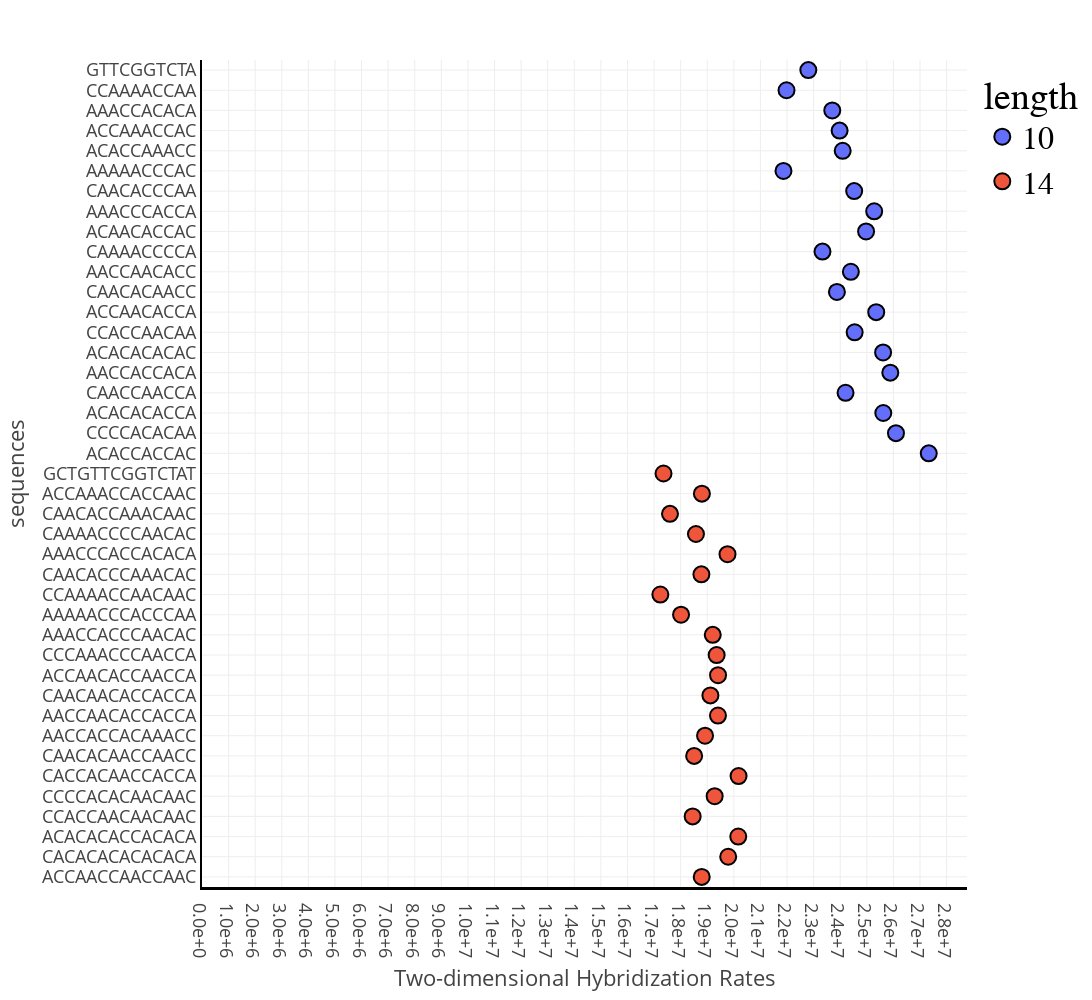

Notebook source saved alongside this figure:
### Code cell
data['length'] = [str(len(d)) for d in data['sequences']]
fig = px.scatter(data,y='sequences', x='computational', color='length')
fig.update_layout(width = 1200,
                  height = 1000,
                  template = 'presentation',
                  scattermode='group',
                  xaxis_title="Two-dimensional Hybridization Rates",
                  xaxis=dict(tickmode = 'linear',
                            #  tickvals = [2e7,2.5e7,3e7,3.5e7,4e7,4.5e7,5e7],
                             nticks=10,
                             tick0=0,
                             dtick=1e6,
                             tickformat=".1e",
                             linecolor='black',
                             automargin=True,
                             linewidth=3,
                             minor=dict(dtick=3,tick0=0)),
                  yaxis=dict(tickmode='linear',
                             dtick=1,
                             autorange='reversed',
                             automargin=True,
                             linecolor='black',
                             linewidth=2),
                  legend = dict(
                            font = dict(family='Courier',
                                        size=32,
                                        color='black')))

fig.update_xaxes(showexponent='none')

fig.update_traces(marker=dict(size=16,
                              line=dict(width=2,
                                        color='black'
                              )))
fig.show()

### Figure 1 — Plotly figure (JSON) as saved in the notebook; plotly's stock layout.template omitted (floating-point values rounded to 4 significant figures)
{"data": [{"hovertemplate": "length=10<br>computational=%{x}<br>sequences=%{y}<extra></extra>", "legendgroup": "10", "marker": {"color": "#636efa", "line": {"color": "black", "width": 2}, "size": 16, "symbol": "circle"}, "mode": "markers", "name": "10", "orientation": "h", "showlegend": true, "type": "scatter", "x": [22800000.0, 21980000.0, 23700000.0, 23980000.0, 24090000.0, 21870000.0, 24530000.0, 25280000.0, 24970000.0, 23330000.0, 24400000.0, 23880000.0, 25350000.0, 24540000.0, 25610000.0, 25880000.0, 24200000.0, 25620000.0, 26100000.0, 27330000.0], "xaxis": "x", "y": ["GTTCGGTCTA", "CCAAAACCAA", "AAACCACACA", "ACCAAACCAC", "ACACCAAACC", "AAAAACCCAC", "CAACACCCAA", "AAACCCACCA", "ACAACACCAC", "CAAAACCCCA", "AACCAACACC", "CAACACAACC", "ACCAACACCA", "CCACCAACAA", "ACACACACAC", "AACCACCACA", "CAACCAACCA", "ACACACACCA", "CCCCACACAA", "ACACCACCAC"], "yaxis": "y"}, {"hovertemplate": "length=14<br>computational=%{x}<br>sequences=%{y}<extra></extra>", "legendgroup": "14", "marker": {"color": "#EF553B", "line": {"color": "black", "width": 2}, "size": 16, "symbol": "circle"}, "mode": "markers", "name": "14", "orientation": "h", "showlegend": true, "type": "scatter", "x": [17350000.0, 18800000.0, 17600000.0, 18580000.0, 19760000.0, 18780000.0, 17240000.0, 18010000.0, 19210000.0, 19350000.0, 19410000.0, 19120000.0, 19400000.0, 18920000.0, 18510000.0, 20180000.0, 19280000.0, 18450000.0, 20170000.0, 19790000.0, 18790000.0], "xaxis": "x", "y": ["GCTGTTCGGTCTAT", "ACCAAACCACCAAC", "CAACACCAAACAAC", "CAAAACCCCAACAC", "AAACCCACCACACA", "CAACACCCAAACAC", "CCAAAACCAACAAC", "AAAAACCCACCCAA", "AAACCACCCAACAC", "CCCAAACCCAACCA", "ACCAACACCAACCA", "CAACAACACCACCA", "AACCAACACCACCA", "AACCACCACAAACC", "CAACACAACCAACC", "CACCACAACCACCA", "CCCCACACAACAAC", "CCACCAACAACAAC", "ACACACACCACACA", "CACACACACACACA", "ACCAACCAACCAAC"], "yaxis": "y"}], "layout": {"height": 1000, "legend": {"font": {"color": "black", "family": "Courier", "size": 32}, "title": {"text": "length"}, "tracegroupgap": 0}, "margin": {"t": 60}, "scattermode": "group", "width": 1200, "xaxis": {"anchor": "y", "automargin": true, "domain": [0, 1], "dtick": 1000000, "linecolor": "black", "linewidth": 3, "minor": {"dtick": 3, "tick0": 0}, "nticks": 10, "showexponent": "none", "tick0": 0, "tickformat": ".1e", "tickmode": "linear", "title": {"text": "Two-dimensional Hybridization Rates"}}, "yaxis": {"anchor": "x", "automargin": true, "autorange": "reversed", "domain": [0, 1], "dtick": 1, "linecolor": "black", "linewidth": 2, "tickmode": "linear", "title": {"text": "sequences"}}}}
